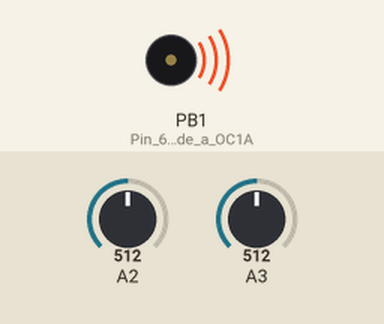
A sketch run on a simulated ATtiny85, built with avr-gcc and run on an emulated ATtiny85. Parts: buzzer (waves = sounding). The inputs (shaded band) are chosen by the test bench; at power-on: A2 = 512, A3 = 512.

Above: at 0.1 s.
Timing chart, 0 to 1.6 s (numbered marks = the images above):
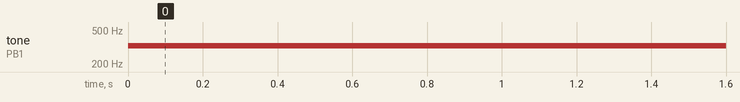

The sketch:

Vco_85.ino
```cpp
//Simple VCO
//Pangrus 2016

void setup(){
  pinMode(1, OUTPUT);                                 // Pin 6 corrisponde a OC1A,PB1
}

void loop()
{
  int freq = map (analogRead (3),0,1023,255,127);     // Leggo il pin 3 (ADC2) per la frequenza
  int ottava=analogRead (2)/256;                      // Leggo il pin 2 (ADC3), divido per 256 avro' 4 ottave di escursione

  TCCR1 = 0x90 | (9-ottava);                          // Seleziono CTC MODE (Clear Timer on Compare mode)
                                                      // Usiamo il pin 6 (OC1A), ogni volta che il timer TCNT1 supera OCR1C il pin cambia di stato
                                                      // Da datasheet, dobbiamo settare il pin 7 e il pin 4 del registro TCCR1
                                                      // 0x90 in binario e' 1001000
  OCR1C = freq;                                       // Setto OCR1C alla frequenza da suonare
  delay (5);
}
```

Measured:
- by itself, tone on PB1 (Pin_6_corrisponde_a_OC1A): silent → 326 Hz at 0.00 s
